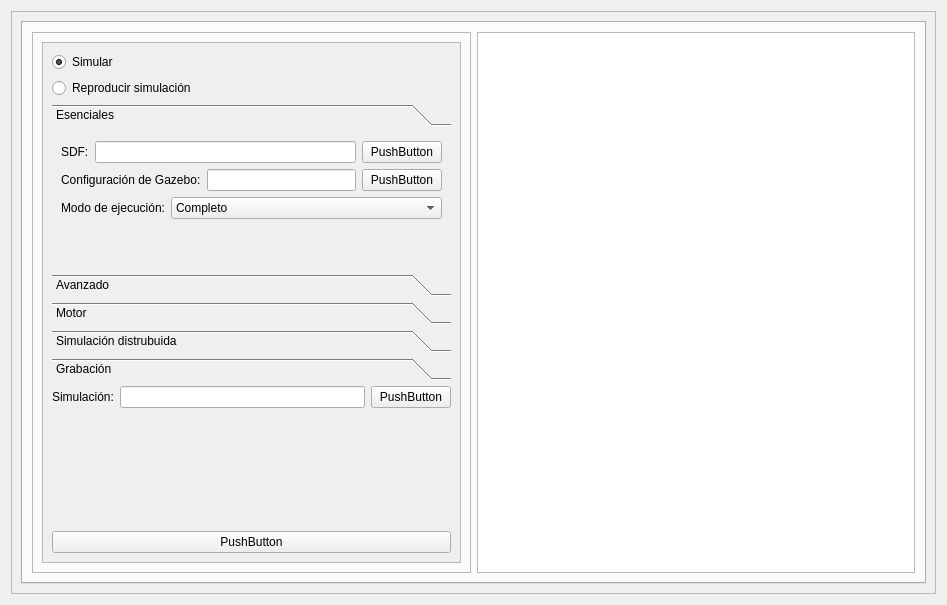
<?xml version="1.0" encoding="UTF-8"?>
<ui version="4.0">
 <class>Widget</class>
 <widget class="QWidget" name="Widget">
  <property name="geometry">
   <rect>
    <x>0</x>
    <y>0</y>
    <width>947</width>
    <height>605</height>
   </rect>
  </property>
  <property name="windowTitle">
   <string>Widget</string>
  </property>
  <layout class="QHBoxLayout" name="horizontalLayout">
   <item>
    <layout class="QVBoxLayout" name="verticalLayout_3">
     <item>
      <widget class="QFrame" name="frame">
       <property name="sizePolicy">
        <sizepolicy hsizetype="MinimumExpanding" vsizetype="MinimumExpanding">
         <horstretch>0</horstretch>
         <verstretch>0</verstretch>
        </sizepolicy>
       </property>
       <property name="frameShape">
        <enum>QFrame::Shape::StyledPanel</enum>
       </property>
       <property name="frameShadow">
        <enum>QFrame::Shadow::Raised</enum>
       </property>
       <layout class="QVBoxLayout" name="verticalLayout_2">
        <item>
         <widget class="QTabWidget" name="tabWidget">
          <property name="currentIndex">
           <number>0</number>
          </property>
          <property name="movable">
           <bool>true</bool>
          </property>
          <property name="tabBarAutoHide">
           <bool>true</bool>
          </property>
          <widget class="QWidget" name="tab">
           <attribute name="title">
            <string>Tab 1</string>
           </attribute>
           <layout class="QGridLayout" name="gridLayout">
            <item row="1" column="2">
             <widget class="QTextEdit" name="textEdit">
              <property name="sizePolicy">
               <sizepolicy hsizetype="MinimumExpanding" vsizetype="MinimumExpanding">
                <horstretch>0</horstretch>
                <verstretch>0</verstretch>
               </sizepolicy>
              </property>
             </widget>
            </item>
            <item row="1" column="1">
             <widget class="QFrame" name="frame_2">
              <property name="frameShape">
               <enum>QFrame::Shape::StyledPanel</enum>
              </property>
              <property name="frameShadow">
               <enum>QFrame::Shadow::Raised</enum>
              </property>
              <layout class="QVBoxLayout" name="verticalLayout_10">
               <item>
                <widget class="QScrollArea" name="scrollArea">
                 <property name="widgetResizable">
                  <bool>true</bool>
                 </property>
                 <widget class="QWidget" name="scrollAreaWidgetContents">
                  <property name="geometry">
                   <rect>
                    <x>0</x>
                    <y>0</y>
                    <width>436</width>
                    <height>521</height>
                   </rect>
                  </property>
                  <layout class="QVBoxLayout" name="verticalLayout">
                   <item>
                    <layout class="QHBoxLayout" name="horizontalLayout_18">
                     <item>
                      <layout class="QVBoxLayout" name="verticalLayout_8">
                       <item>
                        <widget class="QRadioButton" name="radioButton_6">
                         <property name="text">
                          <string>Simular</string>
                         </property>
                         <property name="checked">
                          <bool>true</bool>
                         </property>
                        </widget>
                       </item>
                       <item>
                        <widget class="QRadioButton" name="radioButton_5">
                         <property name="text">
                          <string>Reproducir simulación</string>
                         </property>
                        </widget>
                       </item>
                      </layout>
                     </item>
                     <item>
                      <spacer name="horizontalSpacer_7">
                       <property name="orientation">
                        <enum>Qt::Orientation::Horizontal</enum>
                       </property>
                       <property name="sizeHint" stdset="0">
                        <size>
                         <width>40</width>
                         <height>20</height>
                        </size>
                       </property>
                      </spacer>
                     </item>
                    </layout>
                   </item>
                   <item>
                    <widget class="QToolBox" name="toolBox">
                     <property name="sizePolicy">
                      <sizepolicy hsizetype="Preferred" vsizetype="MinimumExpanding">
                       <horstretch>0</horstretch>
                       <verstretch>0</verstretch>
                      </sizepolicy>
                     </property>
                     <property name="currentIndex">
                      <number>0</number>
                     </property>
                     <widget class="QWidget" name="page">
                      <property name="geometry">
                       <rect>
                        <x>0</x>
                        <y>0</y>
                        <width>404</width>
                        <height>160</height>
                       </rect>
                      </property>
                      <property name="sizePolicy">
                       <sizepolicy hsizetype="Preferred" vsizetype="MinimumExpanding">
                        <horstretch>0</horstretch>
                        <verstretch>0</verstretch>
                       </sizepolicy>
                      </property>
                      <attribute name="label">
                       <string>Esenciales</string>
                      </attribute>
                      <layout class="QVBoxLayout" name="verticalLayout_4">
                       <item>
                        <layout class="QHBoxLayout" name="horizontalLayout_2">
                         <item>
                          <widget class="QLabel" name="label_3">
                           <property name="text">
                            <string>SDF:</string>
                           </property>
                          </widget>
                         </item>
                         <item>
                          <widget class="QLineEdit" name="EDITSdf"/>
                         </item>
                         <item>
                          <widget class="QPushButton" name="BTNSdf">
                           <property name="text">
                            <string>PushButton</string>
                           </property>
                          </widget>
                         </item>
                        </layout>
                       </item>
                       <item>
                        <layout class="QHBoxLayout" name="horizontalLayout_21">
                         <item>
                          <widget class="QLabel" name="label_12">
                           <property name="text">
                            <string>Configuración de Gazebo:</string>
                           </property>
                          </widget>
                         </item>
                         <item>
                          <widget class="QLineEdit" name="EDITSdf_3"/>
                         </item>
                         <item>
                          <widget class="QPushButton" name="BTNSdf_3">
                           <property name="text">
                            <string>PushButton</string>
                           </property>
                          </widget>
                         </item>
                        </layout>
                       </item>
                       <item>
                        <layout class="QHBoxLayout" name="horizontalLayout_3">
                         <property name="sizeConstraint">
                          <enum>QLayout::SizeConstraint::SetFixedSize</enum>
                         </property>
                         <item>
                          <widget class="QLabel" name="label_2">
                           <property name="text">
                            <string>Modo de ejecución:</string>
                           </property>
                          </widget>
                         </item>
                         <item>
                          <widget class="QComboBox" name="OPTStandalone">
                           <property name="sizePolicy">
                            <sizepolicy hsizetype="MinimumExpanding" vsizetype="Fixed">
                             <horstretch>0</horstretch>
                             <verstretch>0</verstretch>
                            </sizepolicy>
                           </property>
                           <item>
                            <property name="text">
                             <string>Completo</string>
                            </property>
                           </item>
                           <item>
                            <property name="text">
                             <string>Solo servidor</string>
                            </property>
                           </item>
                           <item>
                            <property name="text">
                             <string>Solo GUI</string>
                            </property>
                           </item>
                          </widget>
                         </item>
                        </layout>
                       </item>
                       <item>
                        <spacer name="verticalSpacer">
                         <property name="orientation">
                          <enum>Qt::Orientation::Vertical</enum>
                         </property>
                         <property name="sizeHint" stdset="0">
                          <size>
                           <width>20</width>
                           <height>40</height>
                          </size>
                         </property>
                        </spacer>
                       </item>
                      </layout>
                     </widget>
                     <widget class="QWidget" name="page_2">
                      <property name="geometry">
                       <rect>
                        <x>0</x>
                        <y>0</y>
                        <width>390</width>
                        <height>150</height>
                       </rect>
                      </property>
                      <attribute name="label">
                       <string>Avanzado</string>
                      </attribute>
                      <layout class="QVBoxLayout" name="verticalLayout_5">
                       <item>
                        <layout class="QHBoxLayout" name="horizontalLayout_5">
                         <item>
                          <widget class="QLabel" name="label_4">
                           <property name="text">
                            <string>Frecuencia die actualización:</string>
                           </property>
                          </widget>
                         </item>
                         <item>
                          <widget class="QDoubleSpinBox" name="doubleSpinBox">
                           <property name="sizePolicy">
                            <sizepolicy hsizetype="MinimumExpanding" vsizetype="Fixed">
                             <horstretch>0</horstretch>
                             <verstretch>0</verstretch>
                            </sizepolicy>
                           </property>
                           <property name="maximum">
                            <double>1000.000000000000000</double>
                           </property>
                           <property name="value">
                            <double>1.000000000000000</double>
                           </property>
                          </widget>
                         </item>
                        </layout>
                       </item>
                       <item>
                        <layout class="QHBoxLayout" name="horizontalLayout_6">
                         <item>
                          <widget class="QCheckBox" name="CHECKhtfl_2">
                           <property name="text">
                            <string>Semilla aleatoria</string>
                           </property>
                          </widget>
                         </item>
                         <item>
                          <widget class="QSpinBox" name="spinBox">
                           <property name="sizePolicy">
                            <sizepolicy hsizetype="MinimumExpanding" vsizetype="Fixed">
                             <horstretch>0</horstretch>
                             <verstretch>0</verstretch>
                            </sizepolicy>
                           </property>
                           <property name="maximum">
                            <number>9999999</number>
                           </property>
                          </widget>
                         </item>
                        </layout>
                       </item>
                       <item>
                        <layout class="QHBoxLayout" name="horizontalLayout_4">
                         <item>
                          <widget class="QRadioButton" name="radioButton">
                           <property name="text">
                            <string>Autoreproducir al iniciar</string>
                           </property>
                          </widget>
                         </item>
                         <item>
                          <spacer name="horizontalSpacer">
                           <property name="orientation">
                            <enum>Qt::Orientation::Horizontal</enum>
                           </property>
                           <property name="sizeHint" stdset="0">
                            <size>
                             <width>40</width>
                             <height>20</height>
                            </size>
                           </property>
                          </spacer>
                         </item>
                        </layout>
                       </item>
                       <item>
                        <layout class="QHBoxLayout" name="horizontalLayout_17">
                         <item>
                          <widget class="QRadioButton" name="radioButton_2">
                           <property name="text">
                            <string>Esperar recursos antes de simular</string>
                           </property>
                          </widget>
                         </item>
                         <item>
                          <spacer name="horizontalSpacer_6">
                           <property name="orientation">
                            <enum>Qt::Orientation::Horizontal</enum>
                           </property>
                           <property name="sizeHint" stdset="0">
                            <size>
                             <width>40</width>
                             <height>20</height>
                            </size>
                           </property>
                          </spacer>
                         </item>
                        </layout>
                       </item>
                       <item>
                        <spacer name="verticalSpacer_2">
                         <property name="orientation">
                          <enum>Qt::Orientation::Vertical</enum>
                         </property>
                         <property name="sizeHint" stdset="0">
                          <size>
                           <width>20</width>
                           <height>40</height>
                          </size>
                         </property>
                        </spacer>
                       </item>
                      </layout>
                     </widget>
                     <widget class="QWidget" name="page_5">
                      <attribute name="label">
                       <string>Motor</string>
                      </attribute>
                      <layout class="QVBoxLayout" name="verticalLayout_9">
                       <item>
                        <layout class="QHBoxLayout" name="horizontalLayout_19">
                         <item>
                          <widget class="QCheckBox" name="CHECKhtfl_7">
                           <property name="text">
                            <string>Headless-rendering</string>
                           </property>
                          </widget>
                         </item>
                         <item>
                          <spacer name="horizontalSpacer_8">
                           <property name="orientation">
                            <enum>Qt::Orientation::Horizontal</enum>
                           </property>
                           <property name="sizeHint" stdset="0">
                            <size>
                             <width>40</width>
                             <height>20</height>
                            </size>
                           </property>
                          </spacer>
                         </item>
                        </layout>
                       </item>
                       <item>
                        <layout class="QHBoxLayout" name="horizontalLayout_22">
                         <item>
                          <widget class="QLabel" name="label_13">
                           <property name="text">
                            <string>Motor de fisicas</string>
                           </property>
                          </widget>
                         </item>
                         <item>
                          <widget class="QComboBox" name="comboBox_2">
                           <property name="sizePolicy">
                            <sizepolicy hsizetype="MinimumExpanding" vsizetype="Fixed">
                             <horstretch>0</horstretch>
                             <verstretch>0</verstretch>
                            </sizepolicy>
                           </property>
                           <item>
                            <property name="text">
                             <string>DART</string>
                            </property>
                           </item>
                          </widget>
                         </item>
                        </layout>
                       </item>
                       <item>
                        <layout class="QHBoxLayout" name="horizontalLayout_23">
                         <item>
                          <widget class="QLabel" name="label_14">
                           <property name="text">
                            <string>Motor de randerizado</string>
                           </property>
                          </widget>
                         </item>
                         <item>
                          <widget class="QComboBox" name="comboBox_3">
                           <property name="sizePolicy">
                            <sizepolicy hsizetype="MinimumExpanding" vsizetype="Fixed">
                             <horstretch>0</horstretch>
                             <verstretch>0</verstretch>
                            </sizepolicy>
                           </property>
                           <item>
                            <property name="text">
                             <string>OGRE2</string>
                            </property>
                           </item>
                           <item>
                            <property name="text">
                             <string>OGRE</string>
                            </property>
                           </item>
                          </widget>
                         </item>
                        </layout>
                       </item>
                       <item>
                        <layout class="QHBoxLayout" name="horizontalLayout_24">
                         <item>
                          <widget class="QLabel" name="label_15">
                           <property name="text">
                            <string>Motor de randerizado para la GUI</string>
                           </property>
                          </widget>
                         </item>
                         <item>
                          <widget class="QComboBox" name="comboBox_4">
                           <property name="sizePolicy">
                            <sizepolicy hsizetype="MinimumExpanding" vsizetype="Fixed">
                             <horstretch>0</horstretch>
                             <verstretch>0</verstretch>
                            </sizepolicy>
                           </property>
                           <item>
                            <property name="text">
                             <string>OGRE2</string>
                            </property>
                           </item>
                           <item>
                            <property name="text">
                             <string>OGRE</string>
                            </property>
                           </item>
                          </widget>
                         </item>
                        </layout>
                       </item>
                       <item>
                        <layout class="QHBoxLayout" name="horizontalLayout_25">
                         <item>
                          <widget class="QLabel" name="label_16">
                           <property name="text">
                            <string>API</string>
                           </property>
                          </widget>
                         </item>
                         <item>
                          <widget class="QComboBox" name="comboBox_5">
                           <property name="sizePolicy">
                            <sizepolicy hsizetype="MinimumExpanding" vsizetype="Fixed">
                             <horstretch>0</horstretch>
                             <verstretch>0</verstretch>
                            </sizepolicy>
                           </property>
                           <item>
                            <property name="text">
                             <string>Opengl (default)</string>
                            </property>
                           </item>
                           <item>
                            <property name="text">
                             <string>Vulkan (beta)</string>
                            </property>
                           </item>
                           <item>
                            <property name="text">
                             <string>Metal (Apple only)</string>
                            </property>
                           </item>
                          </widget>
                         </item>
                        </layout>
                       </item>
                       <item>
                        <layout class="QHBoxLayout" name="horizontalLayout_26">
                         <item>
                          <widget class="QLabel" name="label_17">
                           <property name="text">
                            <string>API GUI</string>
                           </property>
                          </widget>
                         </item>
                         <item>
                          <widget class="QComboBox" name="comboBox_6">
                           <property name="sizePolicy">
                            <sizepolicy hsizetype="MinimumExpanding" vsizetype="Fixed">
                             <horstretch>0</horstretch>
                             <verstretch>0</verstretch>
                            </sizepolicy>
                           </property>
                           <item>
                            <property name="text">
                             <string>Opengl (default)</string>
                            </property>
                           </item>
                           <item>
                            <property name="text">
                             <string>Vulkan (beta)</string>
                            </property>
                           </item>
                           <item>
                            <property name="text">
                             <string>Metal (Apple only)</string>
                            </property>
                           </item>
                          </widget>
                         </item>
                        </layout>
                       </item>
                       <item>
                        <layout class="QHBoxLayout" name="horizontalLayout_27">
                         <item>
                          <widget class="QLabel" name="label_18">
                           <property name="text">
                            <string>API Server</string>
                           </property>
                          </widget>
                         </item>
                         <item>
                          <widget class="QComboBox" name="comboBox_7">
                           <property name="sizePolicy">
                            <sizepolicy hsizetype="MinimumExpanding" vsizetype="Fixed">
                             <horstretch>0</horstretch>
                             <verstretch>0</verstretch>
                            </sizepolicy>
                           </property>
                           <item>
                            <property name="text">
                             <string>Opengl (default)</string>
                            </property>
                           </item>
                           <item>
                            <property name="text">
                             <string>Vulkan (beta)</string>
                            </property>
                           </item>
                           <item>
                            <property name="text">
                             <string>Metal (Apple only)</string>
                            </property>
                           </item>
                          </widget>
                         </item>
                        </layout>
                       </item>
                      </layout>
                     </widget>
                     <widget class="QWidget" name="page_4">
                      <attribute name="label">
                       <string>Simulación distrubuida</string>
                      </attribute>
                      <layout class="QVBoxLayout" name="verticalLayout_7">
                       <item>
                        <layout class="QHBoxLayout" name="horizontalLayout_14">
                         <item>
                          <widget class="QLabel" name="label_8">
                           <property name="text">
                            <string>Secundarios esperados:</string>
                           </property>
                          </widget>
                         </item>
                         <item>
                          <widget class="QSpinBox" name="spinBox_2">
                           <property name="sizePolicy">
                            <sizepolicy hsizetype="MinimumExpanding" vsizetype="Fixed">
                             <horstretch>0</horstretch>
                             <verstretch>0</verstretch>
                            </sizepolicy>
                           </property>
                          </widget>
                         </item>
                        </layout>
                       </item>
                       <item>
                        <layout class="QHBoxLayout" name="horizontalLayout_15">
                         <item>
                          <widget class="QLabel" name="label_9">
                           <property name="text">
                            <string>Rol:</string>
                           </property>
                          </widget>
                         </item>
                         <item>
                          <widget class="QComboBox" name="comboBox">
                           <property name="sizePolicy">
                            <sizepolicy hsizetype="MinimumExpanding" vsizetype="Fixed">
                             <horstretch>0</horstretch>
                             <verstretch>0</verstretch>
                            </sizepolicy>
                           </property>
                           <item>
                            <property name="text">
                             <string>Primario</string>
                            </property>
                           </item>
                           <item>
                            <property name="text">
                             <string>Secundario</string>
                            </property>
                           </item>
                          </widget>
                         </item>
                        </layout>
                       </item>
                       <item>
                        <spacer name="verticalSpacer_4">
                         <property name="orientation">
                          <enum>Qt::Orientation::Vertical</enum>
                         </property>
                         <property name="sizeHint" stdset="0">
                          <size>
                           <width>20</width>
                           <height>40</height>
                          </size>
                         </property>
                        </spacer>
                       </item>
                      </layout>
                     </widget>
                     <widget class="QWidget" name="page_3">
                      <attribute name="label">
                       <string>Grabación</string>
                      </attribute>
                      <layout class="QVBoxLayout" name="verticalLayout_6">
                       <item>
                        <layout class="QHBoxLayout" name="horizontalLayout_7">
                         <item>
                          <widget class="QCheckBox" name="CHECKhtfl_3">
                           <property name="text">
                            <string>Grabar simulación</string>
                           </property>
                          </widget>
                         </item>
                         <item>
                          <spacer name="horizontalSpacer_2">
                           <property name="orientation">
                            <enum>Qt::Orientation::Horizontal</enum>
                           </property>
                           <property name="sizeHint" stdset="0">
                            <size>
                             <width>40</width>
                             <height>20</height>
                            </size>
                           </property>
                          </spacer>
                         </item>
                        </layout>
                       </item>
                       <item>
                        <layout class="QHBoxLayout" name="horizontalLayout_8">
                         <item>
                          <widget class="QLabel" name="label">
                           <property name="text">
                            <string>Ruta:</string>
                           </property>
                          </widget>
                         </item>
                         <item>
                          <widget class="QLineEdit" name="lineEdit"/>
                         </item>
                         <item>
                          <widget class="QPushButton" name="pushButton">
                           <property name="text">
                            <string>PushButton</string>
                           </property>
                          </widget>
                         </item>
                        </layout>
                       </item>
                       <item>
                        <layout class="QHBoxLayout" name="horizontalLayout_9">
                         <item>
                          <widget class="QCheckBox" name="CHECKhtfl_4">
                           <property name="text">
                            <string>Guardar mallas y materiales</string>
                           </property>
                          </widget>
                         </item>
                         <item>
                          <spacer name="horizontalSpacer_3">
                           <property name="orientation">
                            <enum>Qt::Orientation::Horizontal</enum>
                           </property>
                           <property name="sizeHint" stdset="0">
                            <size>
                             <width>40</width>
                             <height>20</height>
                            </size>
                           </property>
                          </spacer>
                         </item>
                        </layout>
                       </item>
                       <item>
                        <layout class="QHBoxLayout" name="horizontalLayout_10">
                         <property name="sizeConstraint">
                          <enum>QLayout::SizeConstraint::SetFixedSize</enum>
                         </property>
                         <item>
                          <widget class="QLabel" name="label_5">
                           <property name="text">
                            <string>Grabar tópico:</string>
                           </property>
                          </widget>
                         </item>
                         <item>
                          <widget class="QComboBox" name="OPTStandalone_2">
                           <property name="sizePolicy">
                            <sizepolicy hsizetype="MinimumExpanding" vsizetype="Fixed">
                             <horstretch>0</horstretch>
                             <verstretch>0</verstretch>
                            </sizepolicy>
                           </property>
                           <item>
                            <property name="text">
                             <string>Ninguno</string>
                            </property>
                           </item>
                           <item>
                            <property name="text">
                             <string>Todos</string>
                            </property>
                           </item>
                          </widget>
                         </item>
                        </layout>
                       </item>
                       <item>
                        <layout class="QHBoxLayout" name="horizontalLayout_12">
                         <item>
                          <widget class="QCheckBox" name="CHECKhtfl_5">
                           <property name="text">
                            <string>Sobreescribir archivos</string>
                           </property>
                          </widget>
                         </item>
                         <item>
                          <spacer name="horizontalSpacer_4">
                           <property name="orientation">
                            <enum>Qt::Orientation::Horizontal</enum>
                           </property>
                           <property name="sizeHint" stdset="0">
                            <size>
                             <width>40</width>
                             <height>20</height>
                            </size>
                           </property>
                          </spacer>
                         </item>
                        </layout>
                       </item>
                       <item>
                        <layout class="QHBoxLayout" name="horizontalLayout_11">
                         <item>
                          <widget class="QLabel" name="label_6">
                           <property name="text">
                            <string>Intervalo de actualización:</string>
                           </property>
                          </widget>
                         </item>
                         <item>
                          <widget class="QDoubleSpinBox" name="doubleSpinBox_2">
                           <property name="sizePolicy">
                            <sizepolicy hsizetype="MinimumExpanding" vsizetype="Fixed">
                             <horstretch>0</horstretch>
                             <verstretch>0</verstretch>
                            </sizepolicy>
                           </property>
                           <property name="maximum">
                            <double>1000.000000000000000</double>
                           </property>
                           <property name="value">
                            <double>1.000000000000000</double>
                           </property>
                          </widget>
                         </item>
                         <item>
                          <widget class="QLabel" name="label_7">
                           <property name="text">
                            <string>s</string>
                           </property>
                          </widget>
                         </item>
                        </layout>
                       </item>
                       <item>
                        <layout class="QHBoxLayout" name="horizontalLayout_13">
                         <item>
                          <widget class="QCheckBox" name="CHECKhtfl_6">
                           <property name="text">
                            <string>Comprimir al finalizar</string>
                           </property>
                          </widget>
                         </item>
                         <item>
                          <spacer name="horizontalSpacer_5">
                           <property name="orientation">
                            <enum>Qt::Orientation::Horizontal</enum>
                           </property>
                           <property name="sizeHint" stdset="0">
                            <size>
                             <width>40</width>
                             <height>20</height>
                            </size>
                           </property>
                          </spacer>
                         </item>
                        </layout>
                       </item>
                       <item>
                        <spacer name="verticalSpacer_3">
                         <property name="orientation">
                          <enum>Qt::Orientation::Vertical</enum>
                         </property>
                         <property name="sizeHint" stdset="0">
                          <size>
                           <width>20</width>
                           <height>40</height>
                          </size>
                         </property>
                        </spacer>
                       </item>
                      </layout>
                     </widget>
                    </widget>
                   </item>
                   <item>
                    <layout class="QHBoxLayout" name="horizontalLayout_20">
                     <item>
                      <widget class="QLabel" name="label_11">
                       <property name="text">
                        <string>Simulación:</string>
                       </property>
                      </widget>
                     </item>
                     <item>
                      <widget class="QLineEdit" name="EDITSdf_2"/>
                     </item>
                     <item>
                      <widget class="QPushButton" name="BTNSdf_2">
                       <property name="text">
                        <string>PushButton</string>
                       </property>
                      </widget>
                     </item>
                    </layout>
                   </item>
                   <item>
                    <spacer name="verticalSpacer_5">
                     <property name="orientation">
                      <enum>Qt::Orientation::Vertical</enum>
                     </property>
                     <property name="sizeHint" stdset="0">
                      <size>
                       <width>20</width>
                       <height>40</height>
                      </size>
                     </property>
                    </spacer>
                   </item>
                   <item>
                    <widget class="QPushButton" name="BTNConnect">
                     <property name="text">
                      <string>PushButton</string>
                     </property>
                    </widget>
                   </item>
                  </layout>
                 </widget>
                </widget>
               </item>
              </layout>
             </widget>
            </item>
           </layout>
          </widget>
         </widget>
        </item>
       </layout>
      </widget>
     </item>
    </layout>
   </item>
  </layout>
 </widget>
 <resources/>
 <connections/>
</ui>
